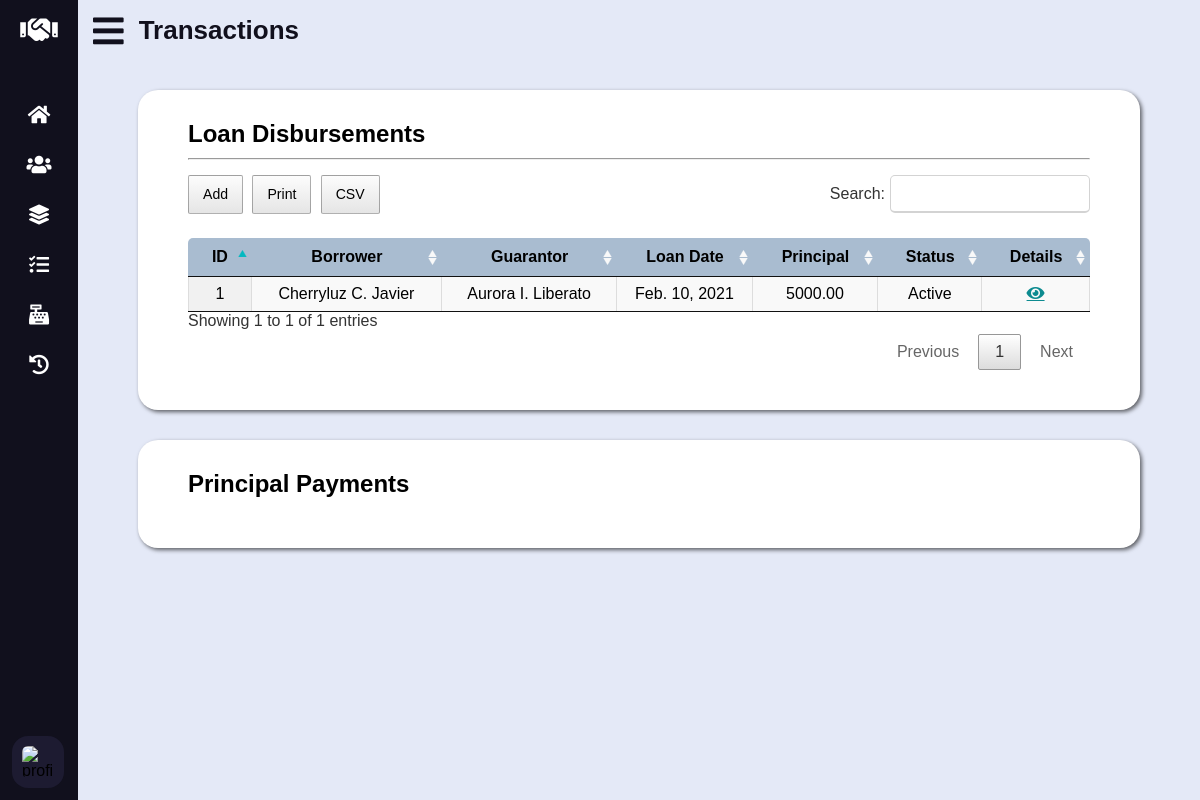
Screenshot of /transactions.php with the database file from the repository.
### tables this page shows
CREATE TABLE `loan` (
	`loan_id` INT UNSIGNED AUTO_INCREMENT PRIMARY KEY,
	`borrower_id` INT UNSIGNED NOT NULL,
	`guarantor_id` INT UNSIGNED NOT NULL,
	`loan_date_time` DATETIME NOT NULL,
	`principal` DECIMAL(10, 2) NOT NULL,
	`status` ENUM('Active', 'Closed') DEFAULT 'Active' NOT NULL,

	CONSTRAINT fk_loan_borrower_id FOREIGN KEY (`borrower_id`)
		REFERENCES `data_subject` (`data_subject_id`)
		ON UPDATE CASCADE
		ON DELETE RESTRICT,
	CONSTRAINT fk_loan_guarantor_id FOREIGN KEY (`guarantor_id`)
		REFERENCES `guarantor` (`guarantor_id`)
		ON UPDATE CASCADE
		ON DELETE RESTRICT
);

### lib/database-handler.php (called while the page is built, shortened)
<?php
class Database {
	private $host = DB_HOST;
	private $dbname = DB_NAME;
	private $charset = DB_CHARSET;
	private $user = DB_USER;
	private $password = DB_PASSWORD;
	private $dbh;
	private $stmt;
	public function __construct() {
		$dsn = "mysql:host=".$this->host.";charset=".$this->charset.";dbname=".$this->dbname;
		$options = array (
			PDO::ATTR_PERSISTENT => true,
			PDO::ATTR_ERRMODE => PDO::ERRMODE_EXCEPTION,
			PDO::ATTR_ORACLE_NULLS => PDO::NULL_NATURAL
		);
		try {
			$this->dbh = new PDO($dsn, $this->user, $this->password, $options);
		}
		catch (PDOException $e) {
			$this->error = $e->getMessage()." in ".$e->getFile()." on line ".$e->getLine();
			$this->terminate();
		}
	}
	public function query($query) {
		$this->stmt = $this->dbh->prepare($query);
	}
	public function bind($param, $value, $type = null) {
		if (is_null($type)) {
			switch (true) {
				default:
					$type = PDO::PARAM_STR;
			}
		}
		$this->stmt->bindValue($param, $value, $type);
	}
	public function execute($message = "", $redirect = "") {
		try {
			return $this->stmt->execute();
		}
		catch (PDOException $e) {
			$this->logFile = "../src/log.txt";
			$this->error = $e->getMessage()." in ".$e->getFile()." on line ".$e->getLine();
			$this->logError();
		}
		finally {
			if ($redirect !== "") {
				$this->confirmQuery($message, $redirect);
			}
		}
	}
	public function resultSet() {
		$this->execute();
		return $this->stmt->fetchAll(PDO::FETCH_OBJ);
	}
	public function resultColumn() {
		$this->execute();
		return $this->stmt->fetchColumn();
	}
}

### models/Transaction.php (called while the page is built, shortened)
<?php
class Transaction {
	private $db;
	public function __construct() {
		$this->db = new Database();
	}
	public function getLoans() {
		$this->db->query("SELECT * FROM `loan`");
		return $this->db->resultSet();
	}
}

### models/DataSubject.php (called while the page is built, shortened)
<?php
class DataSubject {
	private $db;
	public function __construct() {
		$this->db = new Database();
	}
	public function getName($id) {
		$this->db->query("SELECT CONCAT(`fname`, ' ', LEFT(`mname`, 1), '. ', `lname`) AS name FROM `data_subject` WHERE `data_subject_id` = ?");
		$this->db->bind(1, $id);
		return $this->db->resultColumn();
	}
}

### lib/conversion-util.php (called while the page is built, shortened)
<?php
class Converter {
	public function shortToLongDate($date) {
		$time_stamp = strtotime($date);
		$format = "M. j, Y";
		$formatted_date = date($format, $time_stamp);
		return $formatted_date;
	}
}

### transactions.php (the view, shortened to what this page needs)
<?php
	require_once "lib/database-handler.php";
	require_once "lib/conversion-util.php";
	require_once "models/Transaction.php";
	require_once "models/DataSubject.php";
	$converter = new Converter();
	$transaction = new Transaction();
	$data_subject = new DataSubject();
	$loans = $transaction->getLoans();
?>
<!DOCTYPE html>
<html lang="en">
<head>
	<link rel="stylesheet" type="text/css" href="css/all.min.css" />
	<link rel="stylesheet" type="text/css" href="css/datatables.min.css" />
	<link rel="stylesheet" type="text/css" href="css/tingle.min.css" />
	<link rel="stylesheet" type="text/css" href="css/style.css" />
	<link rel="stylesheet" type="text/css" href="css/vertical-nav-bar.css" />
	<link rel="stylesheet" type="text/css" href="css/tables.css" />
	<link rel="stylesheet" type="text/css" href="css/forms.css" />
	<link rel="stylesheet" type="text/css" href="css/media-queries.css" />
</head>
<body>
	<main>
		<header>
			<i class="fas fa-bars"></i>
			<h2 class="text">Transactions</h2>
		</header>
		<section id="loan-disbursements">
			<h3>Loan Disbursements</h3>
			<hr />
			<table id="loan-disbursements-tbl" class="display cell-border" width="100%">
				<thead>
					<tr>
						<th>ID</th>
						<th>Borrower</th>
						<th>Guarantor</th>
						<th>Loan Date</th>
						<th>Principal</th>
						<th>Status</th>
						<th>Details</th>
					</tr>
				</thead>
				<tbody>
					<?php foreach ($loans as $l): ?>
					<tr>
						<td><?php echo $l->loan_id; ?></td>
						<td><?php echo $data_subject->getName($l->borrower_id); ?></td>
						<td><?php echo $data_subject->getName($l->guarantor_id); ?></td>
						<td><?php echo $converter->shortToLongDate($l->loan_date_time); ?></td>
						<td><?php echo $l->principal; ?></td>
						<td><?php echo $l->status; ?></td>
						<td><a class="fas fa-eye" href="loan-details.php?id=<?php echo $l->loan_id; ?>"></a></td>
					</tr>
					<?php endforeach; ?>
				</tbody>
			</table>
		</section>
		<section id="principal-payments">
			<h3>Principal Payments</h3>
		</section>
	</main>
</body>
</html>

### css/style.css (style rules this page uses)
:root { --athens-gray: #e8e9eb; --azureish-white: #dae8f5; --botticelli: #d4e1ee; --blue-chill: #0d8b90; --cyan: #03b8c0; --dark-purple: #1d1b31; --eden: #0d3b4c; --light-steel-blue: #a9bcd0; --link-water: #e4e9f7; --roman-silver: #787e87; --silver-sand: #c5c6c8; --xiketic: #11101d; }
* { box-sizing: border-box; font-family: "Poppins", sans-serif; margin: 0; padding: 0; }
html, body { height: 100%; }
main { background: var(--link-water); left: 280px; min-height: 100vh; position: relative; transition: all 0.5s ease; width: calc(100% - 280px); padding-bottom: 30px; }
main header { align-items: center; color: var(--xiketic); display: flex; font-size: 35px; height: 60px; overflow: hidden; }
main header .fa-bars { cursor: pointer; margin: 0 15px; }
h2 { font-size: 26px; font-weight: 600; }
h3 { font-size: 24px; margin: 10px 0; }
section { margin: 30px 60px; padding: 20px 50px 40px 50px; box-shadow: 2px 2px 4px rgba(0, 0, 0, 0.6); background-color: #fff; border-radius: 20px; }
hr { margin-bottom: 15px; }

### css/vertical-nav-bar.css (style rules this page uses)
nav { background: var(--xiketic); height: 100%; left: 0; position: fixed; top: 0; transition: all 0.5s ease; width: 280px; z-index: 100; }
nav.closed { width: 78px; }
nav h1 { align-items: center; display: flex; height: 60px; width: 100%; }
nav h1 .fa-handshake { color: #fff; font-size: 30px; height: 50px; line-height: 50px; min-width: 78px; text-align: center; }
nav .nav-links { height: 100%; overflow: auto; padding: 30px 0 150px 0; }
nav.closed .nav-links { overflow: visible; }
nav .nav-links li { list-style: none; position: relative; transition: all 0.4s ease; }
nav .nav-links li .parent-menu { align-items: center; display: flex; justify-content: space-between; }
nav.closed .nav-links li .parent-menu { display: block }
nav .nav-links li i { color: #fff; cursor: pointer; font-size: 20px; height: 50px; line-height: 50px; min-width: 78px; text-align: center; transition: all 0.3s ease; }
nav .nav-links li a { align-items: center; display: flex; text-decoration: none; }
nav .profile-details { align-items: center; background: var(--dark-purple); bottom: 0; display: flex; justify-content: flex-start; padding: 12px 0; position: fixed; transition: all 0.5s ease; width: 280px; }
nav.closed .profile-details { background: none; }
nav.closed .profile-details { width: 78px; }
nav .profile-details .profile-content { align-items: center; display: flex; }
nav .profile-details img { background: var(--dark-purple); border-radius: 16px; height: 52px; margin: 0 14px 0 12px; object-fit: cover; transition: all 0.5s ease; width: 52px; }
nav.closed .profile-details img { padding: 10px; }
nav.closed ~ main { left: 78px; width: calc(100% - 78px); }

### css/tables.css (style rules this page uses)
table { padding-top: 20px; text-align: center; }
table thead th { font-family: "Poppins Regular", sans-serif; background-color: var(--light-steel-blue); }
table thead th:first-child { border-radius: 5px 0 0 0; }
table thead th:last-child { border-radius: 0 5px 0 0; }
table .fas { color: var(--blue-chill); }
.fas, .far, #new-guarantor table tr:hover { cursor: pointer; }

### rows the page displays
loan: loan_id "1", borrower_id "Cherryluz C. Javier", guarantor_id "Aurora I. Liberato", loan_date_time "Feb. 10, 2021", principal "5000.00", status "Active"
